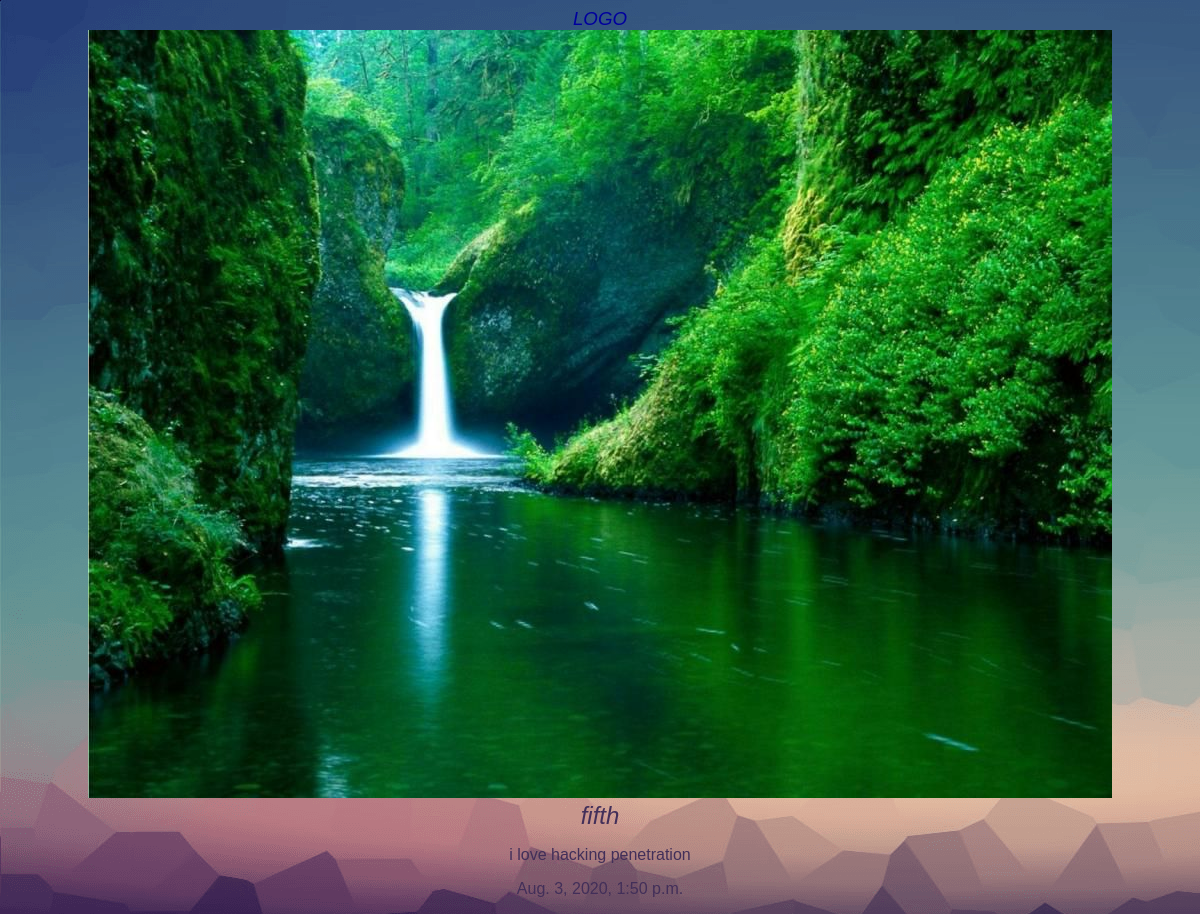
The page /articles/article5 on the database its author committed.
### articles/models.py (models this page shows, shortened)
class Article (models.Model) :
    title = models.CharField (max_length = 30)
    slug = models.SlugField()
    body = models.TextField()
    date = models.DateTimeField( auto_now_add = True )
    image = models.ImageField(default = 'default' , blank = True)

### articles/views.py (the view)
def article_detail (request , slug ) :
     article = models.Article.objects.get(slug=slug)
     return render (request , 'articles/article_detail.html',{'article':article})

### articles/templates/articles/article_detail.html
{% extends 'base.html' %}
{% block content %}
  <div class="article_detail">
    <div class="detail">
      <img src="{{article.image.url}}" alt="">
      <h2>{{article.title}}</h2>
      <p>{{article.body}}</p>
      <p>{{article.date}}</p>
    </div>
  </div>
{%  endblock %}

### asset/styles.css (style rules this page uses)
body { background-color: #f295; background-image: url(simple.png) ; background-attachment: fixed ; background-repeat : no-repeat ; color: #422f59 ; text-align: center ; }
h1,h2,h3,h4,h5,h6 { font-style: italic ; font-weight: unset ; margin: auto ; }
body * { font-family: arial ; font-size: revert; }

### rows shown on the page
Article: image (placeholder picture), title "fifth", body "i love hacking penetration", date "Aug. 3, 2020, 1:50 p.m."
